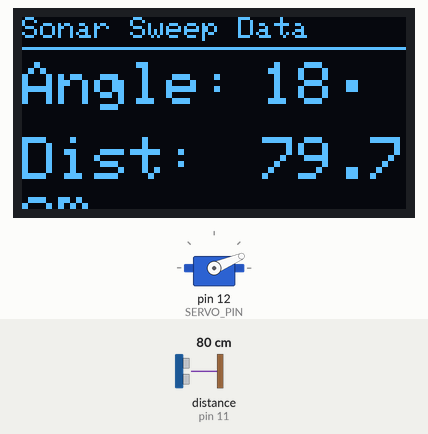
Recording of a sketch running on a simulated Arduino Uno, built with avr-gcc and run on an emulated ATmega328P. Parts: servo, 128×64 one-colour display. Wiring (inferred from the names in the program): ultrasonic range finder: trigger pin 10; echo pin 11. Inputs (shaded band) come from the test bench; at power-on: distance to the obstacle (sensor on pin 11) 80 cm. The echo pulse lasts 58.3 µs per cm.

Above: at 3.3 s.
3.4 s: distance to the obstacle (sensor on pin 11) set to 250 cm
At 4.1 s:
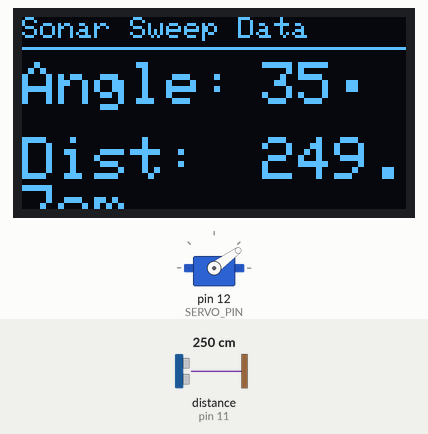
5.9 s: distance to the obstacle (sensor on pin 11) set to 2 cm
At 6.39 s:
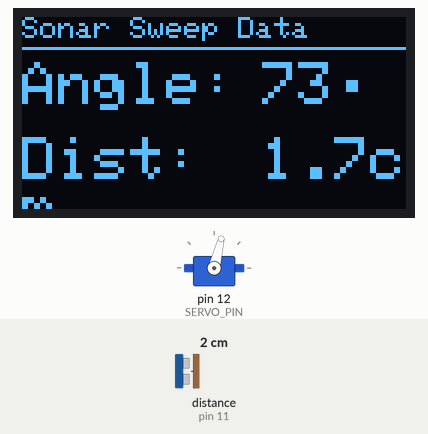
8.9 s: distance to the obstacle (sensor on pin 11) set to 183 cm
At 9.8 s:
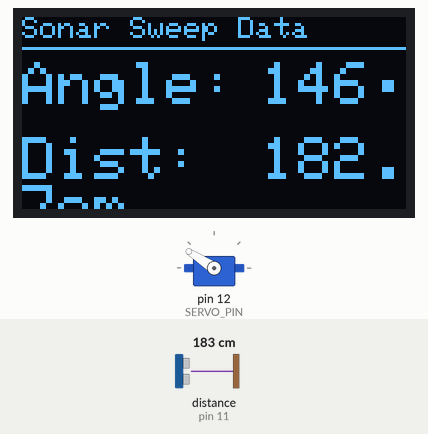
Timing chart, 0 to 19.1 s (numbered marks = the images above; inputs shaded):
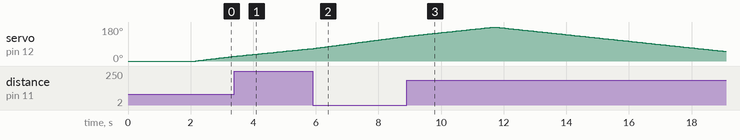

The sketch:

code18.ino
```cpp
// -----------------------------------------------------------------------------
// Arduino Sonar Sweep Project
// Hardware: Arduino UNO, HC-SR04, Servo, I2C OLED (SSD1306, 128x64)
// Libraries: Adafruit_SSD1306, Adafruit_GFX, Servo
// -----------------------------------------------------------------------------

// Include necessary libraries
#include <Wire.h>               // Required for I2C communication (OLED)
#include <Adafruit_GFX.h>       // Core graphics library
#include <Adafruit_SSD1306.h>   // Library for the OLED display
#include <Servo.h>              // Library for controlling the servo motor

// --- Hardware Pin Definitions ---
const int TRIG_PIN = 10;        // HC-SR04 Trigger pin connected to Arduino Digital 10
const int ECHO_PIN = 11;        // HC-SR04 Echo pin connected to Arduino Digital 11
const int SERVO_PIN = 12;       // Servo motor signal pin connected to Arduino Digital 12

// --- OLED Display Parameters ---
#define SCREEN_WIDTH 128        // OLED display width, in pixels
#define SCREEN_HEIGHT 64        // OLED display height, in pixels
#define OLED_RESET -1           // Reset pin # (or -1 if sharing Arduino reset pin)
const byte I2C_ADDRESS = 0x3C;  // I2C address for 0.96" 128x64 OLED (common address)

// --- Constants ---
const float SPEED_OF_SOUND_CM_PER_US = 0.0343; // Speed of sound in air (cm/µs)
const long MAX_DISTANCE_CM = 400;             // Maximum distance to measure (for time-out)
const long MAX_ECHO_DURATION_US = MAX_DISTANCE_CM * 2 / SPEED_OF_SOUND_CM_PER_US; // Max duration for 400cm round trip

// --- Global Objects ---
Adafruit_SSD1306 display(SCREEN_WIDTH, SCREEN_HEIGHT, &Wire, OLED_RESET);
Servo myServo;                  // Create a servo object to control the servo

// --- Variables ---
int currentAngle = 0;           // Current angle of the servo
int stepDirection = 1;          // Direction of the sweep (1 for forward, -1 for backward)

// -----------------------------------------------------------------------------
// Function to measure distance using the HC-SR04 sensor
// -----------------------------------------------------------------------------
float measureDistanceCM() {
  // Clear the trigger pin by setting it LOW for 2µs (ensures a clean pulse)
  digitalWrite(TRIG_PIN, LOW);
  delayMicroseconds(2);

  // Trigger the sensor by setting the trigger pin HIGH for 10µs
  digitalWrite(TRIG_PIN, HIGH);
  delayMicroseconds(10);
  digitalWrite(TRIG_PIN, LOW);

  // Measure the duration (in µs) of the echo pulse (time-out after MAX_ECHO_DURATION_US)
  // pulseIn returns 0 if it times out
  long duration_us = pulseIn(ECHO_PIN, HIGH, MAX_ECHO_DURATION_US);

  // Check for time-out (out-of-range or error)
  if (duration_us == 0) {
    return -1.0; // Return -1.0 to signify out-of-range or error
  }

  // Calculate the distance in centimeters:
  // Distance = (Duration * Speed of Sound) / 2 (since it's a round trip)
  float distance_cm = duration_us * SPEED_OF_SOUND_CM_PER_US / 2.0;

  // Clamp the distance to a safe maximum for display/logic
  if (distance_cm > MAX_DISTANCE_CM) {
    return -1.0; // Treat distances greater than max as out-of-range
  }

  return distance_cm;
}

// -----------------------------------------------------------------------------
// Setup function: Runs once when the sketch starts
// -----------------------------------------------------------------------------
void setup() {
  // --- Initialize Serial Communication (for debugging, optional) ---
  // Serial.begin(9600);
  // Serial.println("Sonar Sweep Starting...");

  // --- Initialize Sensor Pins ---
  pinMode(TRIG_PIN, OUTPUT);
  pinMode(ECHO_PIN, INPUT);

  // --- Attach Servo ---
  myServo.attach(SERVO_PIN);
  // Set initial position
  myServo.write(0);
  delay(100); // Give servo time to move to initial position

  // --- Initialize OLED Display ---
  // Check if the display object was created successfully
  if (!display.begin(SSD1306_SWITCHCAPVCC, I2C_ADDRESS)) {
    // Serial.println(F("SSD1306 allocation failed"));
    while (true); // Loop forever if initialization fails
  }

  // Clear the buffer
  display.clearDisplay();

  // Display a startup message
  display.setTextSize(2);        // Large text size
  display.setTextColor(SSD1306_WHITE);
  display.setCursor(0, 25);
  display.println("SONAR");
  display.println("SWEEP");
  display.display();
  delay(2000); // Wait for 2 seconds
}

// -----------------------------------------------------------------------------
// Loop function: Runs repeatedly after setup
// -----------------------------------------------------------------------------
void loop() {
  // --- 1. Servo Movement ---
  currentAngle += stepDirection;

  // Check for sweep limits and reverse direction if a limit is reached
  if (currentAngle >= 180) {
    currentAngle = 180;
    stepDirection = -1; // Change to backward
  } else if (currentAngle <= 0) {
    currentAngle = 0;
    stepDirection = 1;  // Change to forward
  }

  // Move the servo to the new angle
  myServo.write(currentAngle);

  // --- 2. Distance Measurement ---
  float distance_cm = measureDistanceCM();

  // --- 3. Display Update ---
  display.clearDisplay(); // Clear the display buffer

  // Display Title
  display.setTextSize(1);
  display.setTextColor(SSD1306_WHITE);
  display.setCursor(0, 0);
  display.println("Sonar Sweep Data");
  display.drawFastHLine(0, 10, SCREEN_WIDTH, SSD1306_WHITE);

  // Display Angle
  display.setTextSize(2);
  display.setCursor(0, 15);
  display.print("Angle:");
  display.setCursor(80, 15);
  display.print(currentAngle);
  display.print((char)248); // Degree symbol

  // Display Distance
  display.setCursor(0, 40);
  display.print("Dist:");

  if (distance_cm > 0.0) {
    // Distance is valid (within range)
    display.setCursor(80, 40);
    // Print distance with one decimal place
    display.print(distance_cm, 1);
    display.print("cm");
  } else {
    // Distance is out-of-range (<= 0.0)
    display.setTextSize(2); // Keep large text for 'OUT'
    display.setCursor(70, 40);
    display.print("OUT");
  }

  // Push the buffer content to the actual display
  display.display();

  // --- 4. Timing Control ---
  // A small delay to allow the servo to move and stabilize, and to control the sweep speed.
  // This is crucial for avoiding jitter and giving time for the next reliable ultrasonic reading.
  // 15ms is a good compromise for smooth servo movement and a decent scan rate.
  delay(15);
}
```

Measured:
- by itself, servo on pin 12 (SERVO_PIN): rises from 131° to 180° in 2.7 s, then falls to 51° in 7.4 s
